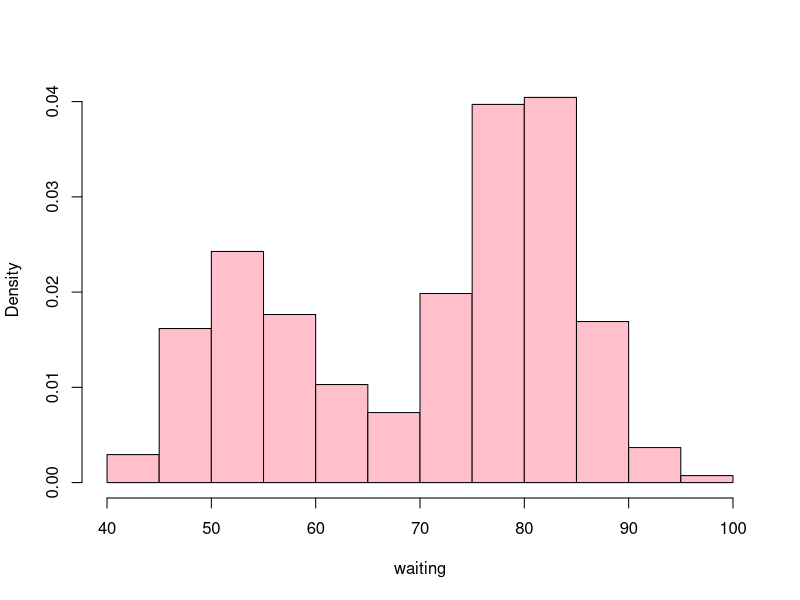
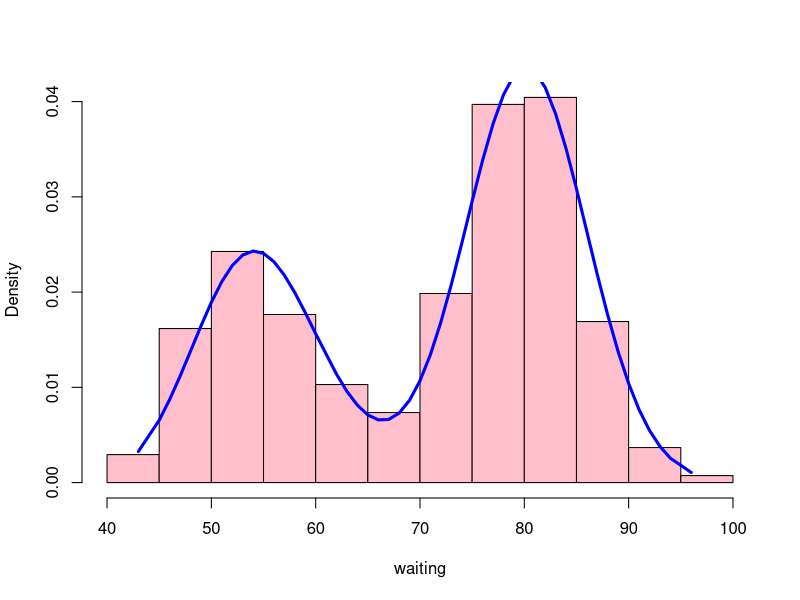
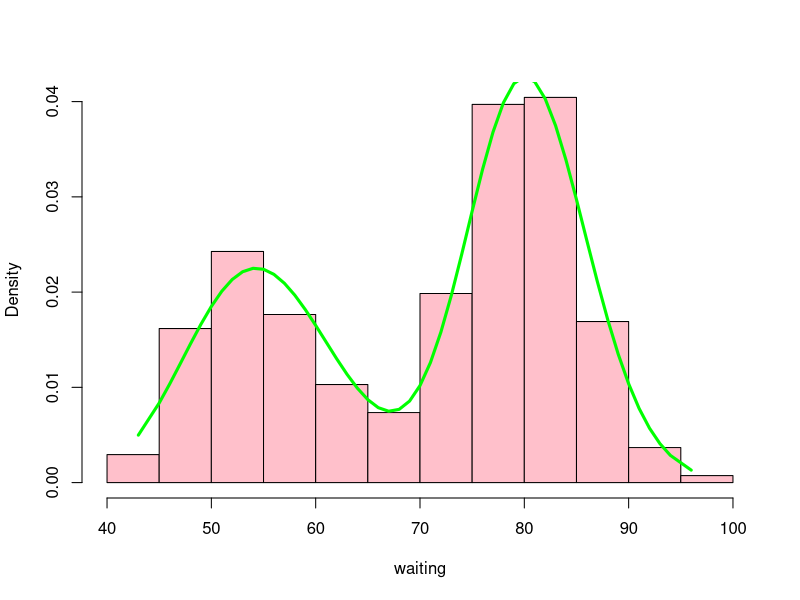
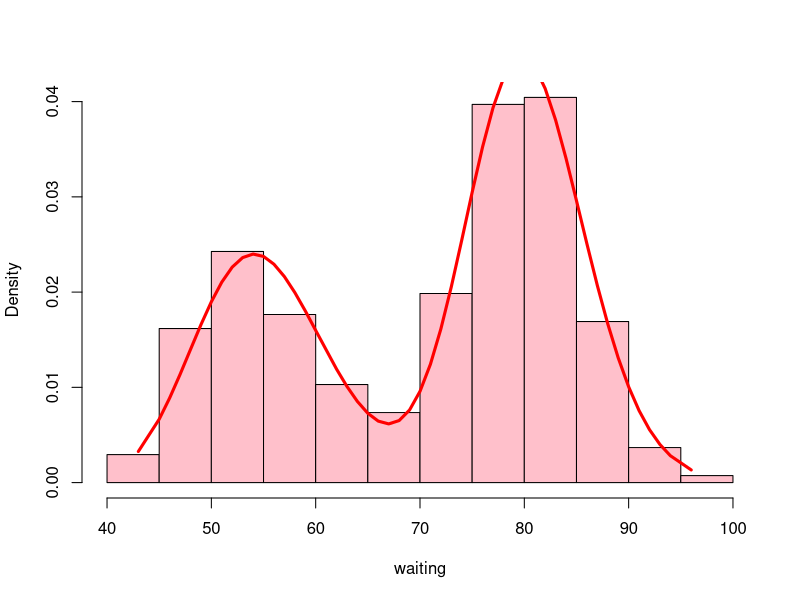

Source code (R) for these figures, in order:
## ---- chunk 1
attach(faithful)
hist(faithful$waiting,xlab = 'waiting',probability = T,col='pink',main='')
## ---- chunk 2
wait=sort(faithful$waiting)
aic=data.frame('Model'=character(),'AIC value'=double())
k=5 #no. of parameters estimated
p1=length(wait[wait<65])/length(wait)
#proportion of waiting time less than 65 minutes gives the point of shift from first distribution to second
## ---- chunk 3
NegLogLike1=function(theta,data){
  #transformation of parameteres as per the distribution requirements
  alpha=exp(theta[1]) 
  sigma1=exp(theta[2])
  mu=theta[3]
  sigma2=exp(theta[4])
  p=exp(theta[5])/(1+exp(theta[5]))
  #returning negative likelihood of Gamma+Normal bimodal distribution
  return(-sum(log(p*dgamma(data,alpha,scale=sigma1)+(1-p)*dnorm(data,mu,sigma2))))
}
#initial values calculated by method of moments and transformation applied
theta_initial=c(log(78),log(0.7),83,log(8),log(p1/(1-p1)))
fit1=optim(theta_initial,NegLogLike1,data=wait)
#MLE estimates
theta_hat1 = fit1$par
alpha_hat = exp(theta_hat1[1])
sigma1_hat = exp(theta_hat1[2])
mu_hat = theta_hat1[3]
sigma2_hat = exp(theta_hat1[4])
p_hat = exp(theta_hat1[5])/(1+exp(theta_hat1[5]))
dMix1=function(x){
  d_mle = p_hat*dgamma(x,alpha_hat,scale=sigma1_hat)+(1-p_hat)*dnorm(x,mean=mu_hat,sd=sigma2_hat)
  return(d_mle)
}
#Max likelihood probabilities plotted
d_mle1 = p_hat*dgamma(wait,alpha_hat,scale=sigma1_hat)+(1-p_hat)*dnorm(wait,mean=mu_hat,sd=sigma2_hat)
hist(faithful$waiting,xlab = 'waiting',probability = T,col='pink',main='')
lines(wait,d_mle1,lwd=3,col='blue')
#AIC=2*no. of parameters estimated-2*log(Likelihood)
aic[1,]=c('Gamma+Normal',2*k+2*fit1$value) #fit1$value=-log(L)
## ---- chunk 4
NegLogLike2=function(theta,data){
  alpha1=exp(theta[1])
  sigma1=exp(theta[2])
  alpha2=exp(theta[3])
  sigma2=exp(theta[4])
  p=exp(theta[5])/(1+exp(theta[5]))
  return(-sum(log(p*dgamma(data,alpha1,scale=sigma1)+(1-p)*dgamma(data,alpha2,scale=sigma2))))
}
theta_initial=c(log(78),log(0.7),log(108),log(0.8),log(p1/(1-p1)))
fit2=optim(theta_initial,NegLogLike2,data=wait)
theta_hat2 = fit2$par
alpha1_hat = exp(theta_hat2[1])
sigma1_hat = exp(theta_hat2[2])
alpha2_hat = exp(theta_hat2[3])
sigma2_hat = exp(theta_hat2[4])
p_hat = exp(theta_hat2[5])/(1+exp(theta_hat2[5]))
dMix2=function(x){
  d_mle = p_hat*dgamma(x,alpha1_hat,scale=sigma1_hat)+(1-p_hat)*dgamma(x,shape=alpha2_hat,scale=sigma2_hat)
  return (d_mle)
}
d_mle2 = p_hat*dgamma(wait,alpha1_hat,scale=sigma1_hat)+(1-p_hat)*dgamma(wait,shape=alpha2_hat,scale=sigma2_hat)
hist(faithful$waiting,xlab = 'waiting',probability = T,col='pink',main='')
lines(wait,d_mle2,lwd=3,col='green')
aic[2,]=c('Gamma+Gamma',2*k+2*fit2$value)
## ---- chunk 5
NegLogLike3=function(theta,data){
  mu1=theta[1]
  sigma1=exp(theta[2])
  mu2=theta[3]
  sigma2=exp(theta[4])
  p=exp(theta[5])/(1+exp(theta[5]))
  return(-sum(log(p*dlnorm(data,mu1,sigma1)+(1-p)*dlnorm(data,mu2,sigma2))))
}
theta_initial=c(3.96,log(0.113),4.36,log(0.0973),log(p1/(1-p1)))
fit3=optim(theta_initial,NegLogLike3,data=wait)
theta_hat3 = fit3$par
mu1_hat = theta_hat3[1]
sigma1_hat = exp(theta_hat3[2])
mu2_hat = theta_hat3[3]
sigma2_hat = exp(theta_hat3[4])
p_hat = exp(theta_hat3[5])/(1+exp(theta_hat3[5]))
dMix3=function(x){
  d_mle=p_hat*dlnorm(x,mean=mu1_hat,sd=sigma1_hat)+(1-p_hat)*dlnorm(x,mean=mu2_hat,sd=sigma2_hat)
  return (d_mle)
}
d_mle3=p_hat*dlnorm(wait,mu1_hat,sigma1_hat)+(1-p_hat)*dlnorm(wait,mu2_hat,sigma2_hat)
hist(faithful$waiting,xlab = 'waiting',probability = T,col='pink',main='')
lines(wait,d_mle3,lwd=3,col='red')
aic[3,]=c('LogNormal+LogNormal',2*k+2*fit3$value)
## ---- chunk 6
#We minimize AIC and find waiting probability for the corresponding model
print(paste("The best model is",aic[aic$AIC.value==min(aic$AIC.value),]$Model))
print("Acordingly P(60<waiting<70)=")
if(aic[aic$AIC.value==min(aic$AIC.value),]$Model=='Gamma+Normal')
  integrate(dMix1,60,70)
if(aic[aic$AIC.value==min(aic$AIC.value),]$Model=='Gamma+Gamma')
  integrate(dMix2,60,70)
if(aic[aic$AIC.value==min(aic$AIC.value),]$Model=='LogNormal+LogNormal')
  integrate(dMix3,60,70)
